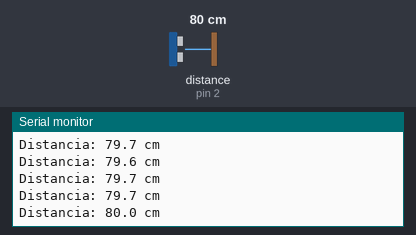
This sketch was run on a simulated Arduino Uno, built with avr-gcc and run on an emulated ATmega328P. On the bench: the last lines printed to the serial monitor. Wiring (inferred from the names in the program): ultrasonic range finder: trigger pin 9; echo pin 2. The inputs (shaded band) are chosen by the test bench; at power-on: distance to the obstacle (sensor on pin 2) 80 cm. The echo pulse lasts 58.3 µs per cm.

Above: at 1.2 s.
1.3 s: distance to the obstacle (sensor on pin 2) set to 4 cm
At 1.41 s:
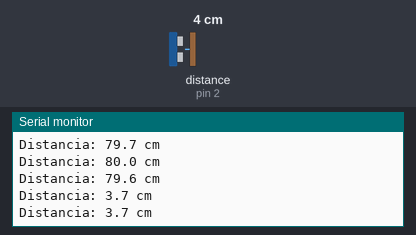
2.8 s: distance to the obstacle (sensor on pin 2) set to 2 cm
At 2.81 s:
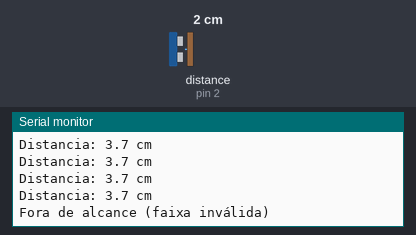
Timing chart, 0 to 5.8 s (numbered marks = the images above; inputs shaded):
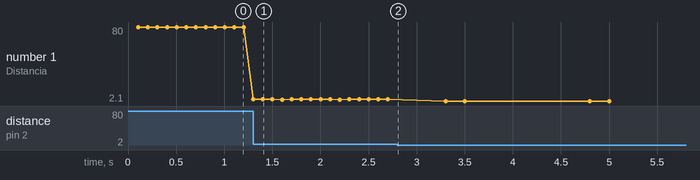

The sketch:

exemplo_3.ino
```cpp
/*
  Programação do sensor Ultrassom (HC-SR04) não bloqueante com interrupção no ECHO
  Pinos: TRIG -> D9
  ECHO -> D2 (INT0 no Arduino UNO)

  Autor: Prof. Claudio Roberto da Silva
*/

#define TRIG 9
#define ECHO 2  // precisa ser D2 (INT0) no UNO para attachInterrupt

// Controle de medição
const unsigned long TEMPO_MAXIMO_US = 25000UL; // ~4 m
const unsigned long INTERVALO_MS    = 100;     // intervalo entre disparos

// Variáveis compartilhadas com a ISR
volatile unsigned long tInicio = 0;      // marca o início do pulso
volatile unsigned long tFim = 0;         // marca o fim do pulso
volatile bool pulsoPronto = false;       // sinaliza que uma medição terminou
volatile bool aguardandoPulso = false;   // indica se estamos aguardando o eco

unsigned long ultimoDisparoMs = 0;       // controle de tempo para novos disparos

// Interrupção: captura subida e descida do pulso no ECHO
void isrEchoChange() {
  if (digitalRead(ECHO) == HIGH) {
    // início do pulso
    tInicio = micros();
    aguardandoPulso = true;
  } else {
    // fim do pulso (só se já tínhamos início)
    if (aguardandoPulso) {
      tFim = micros();
      pulsoPronto = true;
      aguardandoPulso = false;
    }
  }
}

void setup() {
  Serial.begin(9600);
  pinMode(TRIG, OUTPUT);
  digitalWrite(TRIG, LOW);

  pinMode(ECHO, INPUT);
  attachInterrupt(digitalPinToInterrupt(ECHO), isrEchoChange, CHANGE);
}

void disparaTrig() {
  // pulso de 10 µs no TRIG
  digitalWrite(TRIG, LOW);
  delayMicroseconds(2);
  digitalWrite(TRIG, HIGH);
  delayMicroseconds(10);
  digitalWrite(TRIG, LOW);
}

void loop() {
  unsigned long agoraMs = millis();

  // 1) Dispara periodicamente se não há leitura pendente
  if (!aguardandoPulso && !pulsoPronto && (agoraMs - ultimoDisparoMs >= INTERVALO_MS)) {
    disparaTrig();
    ultimoDisparoMs = agoraMs;
  }

  // 2) Timeout: se demorou demais e não houve descida, cancela
  if (aguardandoPulso) {
    unsigned long tempoDecorrido = micros() - tInicio;
    if (tempoDecorrido > TEMPO_MAXIMO_US) {
      aguardandoPulso = false;
      Serial.println("Fora de alcance (timeout)");
    }
  }

  // 3) Se temos uma medida pronta, processa
  if (pulsoPronto) {
    noInterrupts();
    unsigned long inicio = tInicio;
    unsigned long fim    = tFim;
    pulsoPronto = false;
    interrupts();

    unsigned long duracao = (fim >= inicio) ? (fim - inicio) : 0;
    if (duracao > 0 && duracao <= TEMPO_MAXIMO_US) {
      float distancia = (duracao * 0.0343f) / 2.0f; // em cm
      if (distancia >= 2 && distancia <= 400) {
        Serial.print("Distancia: ");
        Serial.print(distancia, 1);
        Serial.println(" cm");
      } else {
        Serial.println("Fora de alcance (faixa inválida)");
      }
    } else {
      Serial.println("Fora de alcance (pulso inválido)");
    }
  }

  // 🔄 Aqui pode rodar outras lógicas: motores, displays, sensores etc.
}
```

Measured:
- the behaviour switches between 3 and 2 cm on distance to the obstacle (sensor on pin 2) (found by bisection; images 1 and 2)
- after the input at 1.3 s, the serial monitor: prints a new line at once (image 1)
- after the input at 2.8 s, the serial monitor: prints a new line at once (image 2)
- plotted number 1: 79.6 → 3.7 after the input at 1.3 s, 3.7 → 2.1 after the input at 2.8 s
